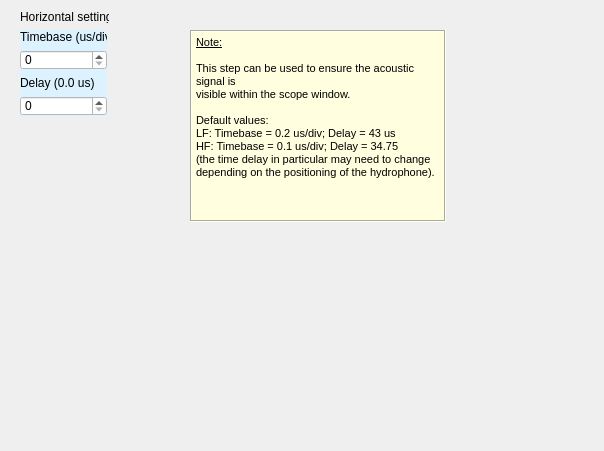
<?xml version="1.0" encoding="UTF-8"?>
<ui version="4.0">
 <class>Form</class>
 <widget class="QWidget" name="Form">
  <property name="geometry">
   <rect>
    <x>0</x>
    <y>0</y>
    <width>604</width>
    <height>451</height>
   </rect>
  </property>
  <property name="windowTitle">
   <string>Form</string>
  </property>
  <widget class="QLabel" name="label">
   <property name="geometry">
    <rect>
     <x>20</x>
     <y>10</y>
     <width>89</width>
     <height>13</height>
    </rect>
   </property>
   <property name="text">
    <string>Horizontal settings</string>
   </property>
  </widget>
  <widget class="QFrame" name="horizontal_settings_frame">
   <property name="geometry">
    <rect>
     <x>20</x>
     <y>30</y>
     <width>87</width>
     <height>86</height>
    </rect>
   </property>
   <property name="styleSheet">
    <string notr="true">background:rgb(220, 242, 255)</string>
   </property>
   <property name="frameShape">
    <enum>QFrame::Box</enum>
   </property>
   <property name="frameShadow">
    <enum>QFrame::Raised</enum>
   </property>
   <widget class="QWidget" name="">
    <property name="geometry">
     <rect>
      <x>0</x>
      <y>0</y>
      <width>87</width>
      <height>86</height>
     </rect>
    </property>
    <layout class="QVBoxLayout" name="horz_set_vert_layout">
     <item>
      <widget class="QLabel" name="label_2">
       <property name="text">
        <string>Timebase (us/div)</string>
       </property>
      </widget>
     </item>
     <item>
      <widget class="QSpinBox" name="timebase_spinbox">
       <property name="styleSheet">
        <string notr="true">background:white</string>
       </property>
      </widget>
     </item>
     <item>
      <widget class="QLabel" name="label_3">
       <property name="text">
        <string>Delay (0.0 us)</string>
       </property>
      </widget>
     </item>
     <item>
      <widget class="QSpinBox" name="delay_spinbox">
       <property name="styleSheet">
        <string notr="true">background:white</string>
       </property>
      </widget>
     </item>
    </layout>
   </widget>
  </widget>
  <widget class="QTextBrowser" name="config_osc_note">
   <property name="geometry">
    <rect>
     <x>190</x>
     <y>30</y>
     <width>256</width>
     <height>192</height>
    </rect>
   </property>
   <property name="styleSheet">
    <string notr="true">background:lightyellow</string>
   </property>
   <property name="frameShape">
    <enum>QFrame::Box</enum>
   </property>
   <property name="html">
    <string>&lt;!DOCTYPE HTML PUBLIC &quot;-//W3C//DTD HTML 4.0//EN&quot; &quot;http://www.w3.org/TR/REC-html40/strict.dtd&quot;&gt;
&lt;html&gt;&lt;head&gt;&lt;meta name=&quot;qrichtext&quot; content=&quot;1&quot; /&gt;&lt;style type=&quot;text/css&quot;&gt;
p, li { white-space: pre-wrap; }
&lt;/style&gt;&lt;/head&gt;&lt;body style=&quot; font-family:'MS Shell Dlg 2'; font-size:8.25pt; font-weight:400; font-style:normal;&quot;&gt;
&lt;p style=&quot; margin-top:0px; margin-bottom:0px; margin-left:0px; margin-right:0px; -qt-block-indent:0; text-indent:0px;&quot;&gt;&lt;span style=&quot; text-decoration: underline;&quot;&gt;Note:&lt;/span&gt;&lt;/p&gt;
&lt;p style=&quot;-qt-paragraph-type:empty; margin-top:0px; margin-bottom:0px; margin-left:0px; margin-right:0px; -qt-block-indent:0; text-indent:0px; text-decoration: underline;&quot;&gt;&lt;br /&gt;&lt;/p&gt;
&lt;p style=&quot; margin-top:0px; margin-bottom:0px; margin-left:0px; margin-right:0px; -qt-block-indent:0; text-indent:0px;&quot;&gt;This step can be used to ensure the acoustic signal is&lt;/p&gt;
&lt;p style=&quot; margin-top:0px; margin-bottom:0px; margin-left:0px; margin-right:0px; -qt-block-indent:0; text-indent:0px;&quot;&gt;visible within the scope window.&lt;/p&gt;
&lt;p style=&quot;-qt-paragraph-type:empty; margin-top:0px; margin-bottom:0px; margin-left:0px; margin-right:0px; -qt-block-indent:0; text-indent:0px;&quot;&gt;&lt;br /&gt;&lt;/p&gt;
&lt;p style=&quot; margin-top:0px; margin-bottom:0px; margin-left:0px; margin-right:0px; -qt-block-indent:0; text-indent:0px;&quot;&gt;Default values:&lt;/p&gt;
&lt;p style=&quot; margin-top:0px; margin-bottom:0px; margin-left:0px; margin-right:0px; -qt-block-indent:0; text-indent:0px;&quot;&gt;LF: Timebase = 0.2 us/div; Delay = 43 us&lt;/p&gt;
&lt;p style=&quot; margin-top:0px; margin-bottom:0px; margin-left:0px; margin-right:0px; -qt-block-indent:0; text-indent:0px;&quot;&gt;HF: Timebase = 0.1 us/div; Delay = 34.75&lt;/p&gt;
&lt;p style=&quot; margin-top:0px; margin-bottom:0px; margin-left:0px; margin-right:0px; -qt-block-indent:0; text-indent:0px;&quot;&gt;(the time delay in particular may need to change&lt;/p&gt;
&lt;p style=&quot; margin-top:0px; margin-bottom:0px; margin-left:0px; margin-right:0px; -qt-block-indent:0; text-indent:0px;&quot;&gt;depending on the positioning of the hydrophone).&lt;/p&gt;&lt;/body&gt;&lt;/html&gt;</string>
   </property>
  </widget>
 </widget>
 <resources/>
 <connections/>
</ui>
